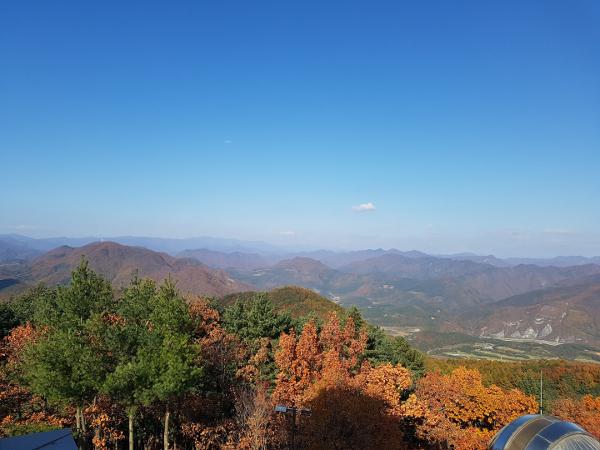
#> input picture img/mountain.jpg, 600 x 450 px, found by its file name
$ python histo_gray.py
#> lines starting #> are read from the running program, lines starting #| are printed output that depends on the picture
"""
opencv

출처

제목: 파이썬으로 만드는 OpenCV 프로젝트
저자: 이세우
출판: 프로그래밍인사이트
"""
"""
요약

[예제 4-25] 그레이 스케일 1채널 히스토그램
"""
import cv2
import numpy as np
import matplotlib.pyplot as plt


img = cv2.imread(filename="../img/mountain.jpg", flags=cv2.IMREAD_GRAYSCALE)
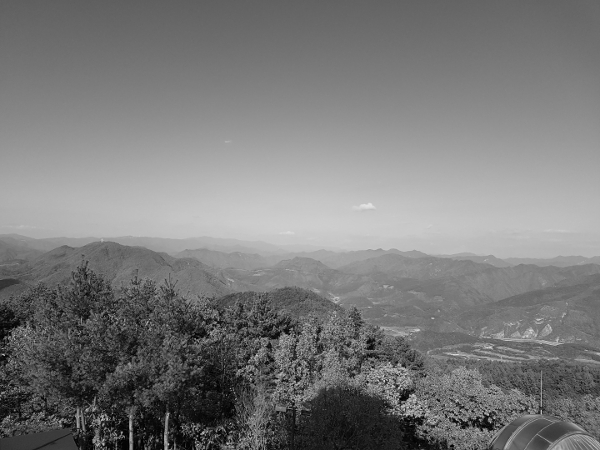
#> img: shape (450, 600); min 0, max 227, mean 121.9
hist = cv2.calcHist(images=[img], channels=[0], mask=None, histSize=[256], ranges=[0,256])
#> hist = 256 values, max 3288 at index 107, min 0 at index 220, mean 1054.7

plt.plot(hist)

print(hist.shape)
#| (256, 1)
print(hist.sum())
#| 270000.0
print(img.shape)
#| (450, 600)

plt.show()
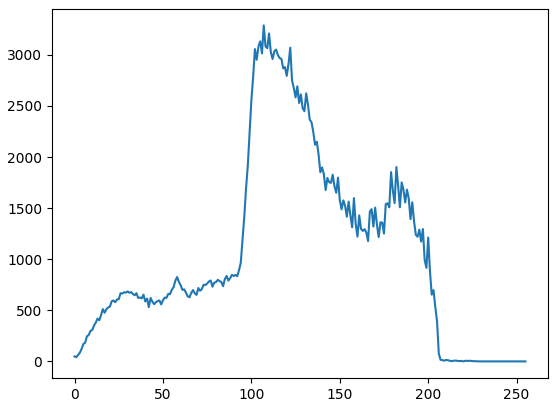
#> figure drawn by matplotlib, 1 panel; curve peaks at x = 107, y = 3288

$ run again, with img/abnormal.jpg copied over img/mountain.jpg
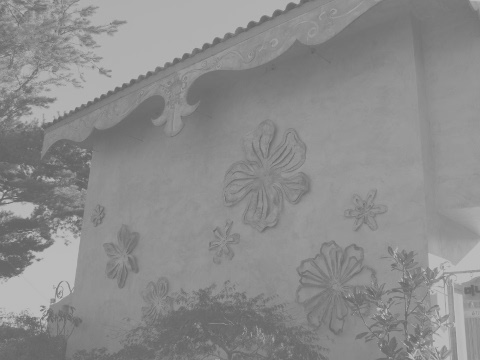
#> input picture img/abnormal.jpg, 480 x 360 px, found by its file name
#> img is the input picture: shape (360, 480); min 96, max 194, mean 140.1
#> hist = 256 values, max 6600 at index 145, min 0 at index 0, mean 675
#| (256, 1)
#| 172800.0
#| (360, 480)
#> `plt.show()`:
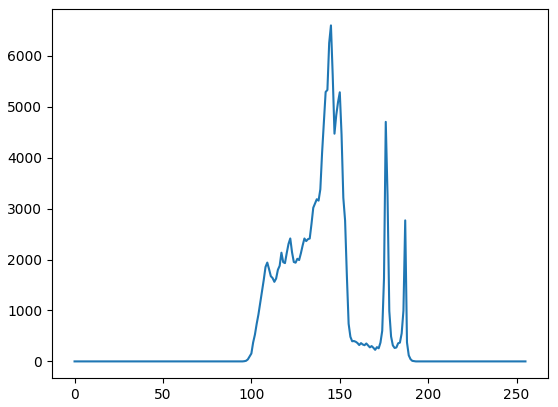
#> figure drawn by matplotlib, 1 panel; curve peaks at x = 145, y = 6600
